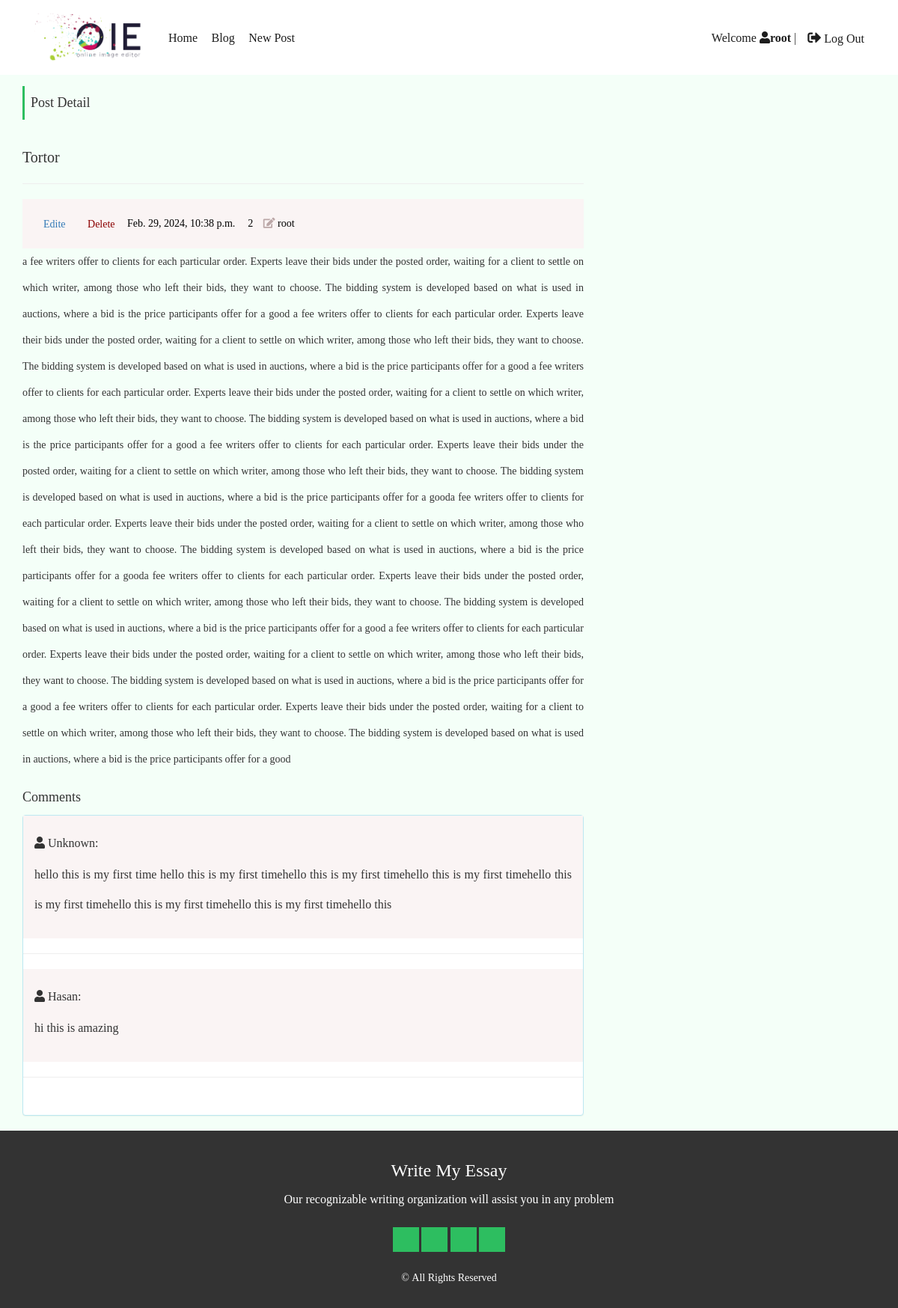
Page /blog/1/ (signed in) on the committed database.
### blog/models.py (models this page shows, shortened)
class BaseModel(models.Model):
    created_at = models.DateTimeField(auto_now_add=True)
    updated_at = models.DateTimeField(auto_now=True)
    class Meta:
        abstract = True

class Post(BaseModel):
    class Meta:
        verbose_name_plural = 'Posts'
    STATUS_CHOICES = (
        ('pub', 'Published'),
        ('drf', 'Draft')
    )
    title = models.CharField(max_length=100)
    text = models.TextField()
    author = models.ForeignKey(User, on_delete=models.CASCADE, )
    status = models.CharField(choices=STATUS_CHOICES, max_length=3, default='pub')

class Comment(BaseModel):
    class Meta:
        verbose_name_plural = 'Comments'
    name = models.CharField(max_length=30 , default='Unknown')
    email = models.EmailField()
    content = models.TextField(max_length=200)
    post = models.ForeignKey(Post,on_delete=models.CASCADE,related_name='comments')

### blog/views.py (the view)
# urls.py: path('<int:pk>/', views.post_detail, name='post_detail'),
def post_detail(request, pk):
    post = get_object_or_404(Post, pk=pk)
    comments = Comment.objects.filter(post=pk).count()
    context = {
        'post': post,
        'cm': comments,
    }
    return render(request, 'blog/post_detail.html', context)

### blog/templates/blog/post_detail.html (shortened to what this page needs)
{% extends '_base.html' %}
{% load static %}
{% block content %}
    <div class="single-body">
        <div class="container">
            <div class="title"><span>Post Detail</span></div>
            <div class="row">
                <div class="col-md-8">
                    <h2>{{ post.title }}</h2>
                    <hr>
                    <div class="blog-box" style="padding:0;">
                        <div class="article-box">
                            <div class="a-meta">
                                <a href="{% url 'post_update' post.id %}" class="btn">Edite</a>
                                <a href="{% url 'post_delete' post.id %}" class="btn" style="color:darkred">Delete</a>
                                <span>{{ post.updated_at }}</span>
                                <span>&nbsp;{{ cm }}</span>
                                <span><i class="fa fa-edit"></i>&nbsp;{{ post.author }}</span>
                            </div>
                        </div>
                    </div>
                    <p>{{ post.text }}</p>
                    <h3>Comments</h3>
                    <div class="pb-cmnt-container">
                        <div class="panel panel-info">
                            {% for c in post.comments.all %}
                                <div class="blog-box" style="padding:0;">
                                    <div class="article-box">
                                        <div class="a-meta">
                                            <h4><i class="fa fa-user"></i>&nbsp;{{ c.name }}:</h4>
                                            <p style="font-size:16px">{{ c.content }}</p>
                                        </div>
                                    </div>
                                </div>
                                <hr>
                            {% endfor %}
                            <div class="panel-body">
                            </div>
                        </div>
                    </div>
                </div>
                <div class="col-md-4">
                </div>
            </div>
        </div>
    </div>
{% endblock content %}

### templates/_base.html (shortened to what this page needs)
{% load static %}
<!doctype html>
<html>
<head>
    <link rel="stylesheet" href="{% static 'css/blog/bootstrap.css' %}">
 <link rel="stylesheet" href="https://cdnjs.cloudflare.com/ajax/libs/font-awesome/5.15.4/css/all.min.css">
    <link rel="stylesheet" href="{% static 'css/blog/style.css' %}">
</head>
<body>
<header>
    <div class="top-menu">
        <div class="container">
            <div class="row">
                <div class="col-md-2 text-left">
                    <div class="logo">
                        <img src="{% static 'img/blog/logo.png' %}" alt="">
                    </div>
                </div>
                <div class="col-md-10">
                    <div class="main-menu">
                        <ul>
                            <li><a href="{% url 'home' %}">Home</a></li>
                            <li><a href="{% url 'posts_list' %}">Blog</a></li>
                            <li><a href="{% url 'post_create' %}">New Post</a></li>
                            {% if user.is_authenticated %}
                                <li class="my_li"><a>
                                <form action="{% url 'logout' %}" method="post" >
                                    <button class='btn_sub' type="submit"  ><i class="fa fa-sign-out-alt" style="font-size:18px;margin-top:1px; "></i> Log Out</button>
                                </form></a>    </li>
                                <li class="my_li"><a> Welcome <i class="fa fa-user" >{{ user.username }}</i></a>  |</li>
                             {% else %}
                                <li  class="fa fa-sign-in-alt my_li"><a href="{% url 'login' %}" >login</a></li>
                                <li  class="fa fa-sign-in-alt my_li"><a href="{% url 'signup' %}" >Sign UP</a>  |</li>
                            {% endif %}
                        </ul>
                    </div>
                </div>
            </div>
        </div>
    </div>
</header>
{% block content %}
{% endblock %}
<footer>
    <div class="footer text-center">
        <div class="container">
            <div class="row">
                <div class="col-md-12">
                    <div class="footer-desc">
                        <h3>Write My Essay</h3>
                        <p>Our recognizable writing organization will assist you in any problem</p>
                    </div>
                    <div class="footer-social">
                        <ul>
                            <li><a href="#"><i class="fa fa-facebook"></i></a></li>
                            <li><a href="#"><i class="fa fa-twitter"></i></a></li>
                            <li><a href="#"><i class="fa fa-instagram"></i></a></li>
                            <li><a href="#"><i class="fa fa-linkedin"></i></a></li>
                        </ul>
                    </div>
                    <div class="footer-copy-r">
                        <p>&copy;&nbsp;All Rights Reserved</p>
                        <br>
                    </div>
                </div>
            </div>
        </div>
    </div>
</footer>
</body>
</html>

### static/css/blog/style.css (style rules this page uses)
* { font-family: farabin; font-weight: 300; box-sizing: border-box; padding: 0; margin: 0; }
html { overflow-x: hidden !important; }
body { font-family:farabin; direction: ltr; overflow-x: hidden !important; margin: 0; padding: 0; background-color: rgb(244, 255, 248); }
ol,ul { margin: 0; padding: 0; }
li { list-style: none; }
a,a:hover,a:focus { text-decoration: none; }
a,a:hover,a:focus,figure,figure:hover,figcaption,i,i:hover,img,i { text-decoration: none; transition: all 0.3s; -webkit-transition: all 0.3s; -moz-transition: all 0.3s; -o-transition: all 0.3s; }
img { max-width: 100%; margin: 0 auto; }
h2, .h2 { font-size: 20px !important; line-height: 1.5; font-family:'farabin',tahoma; }
h3, .h3 { font-size: 18px !important; line-height: 1.5; font-family:'farabin',tahoma; }
h4, .h4 { font-size: 16px !important; line-height: 1.5; font-family:'farabin',tahoma; }
button,a,i,li:focus { outline: 0; }
.title { text-align: left; padding: 15px 0; }
.title span { display: inline-block; font-size: 18px; border-left: 3px solid #2dbe60; padding-left: 8px; }
.top-menu { width: 100%; background-color: #fff; height: 100px; }
.top-menu .main-menu ul li { display: inline-block; margin-right: 15px; }
.top-menu .main-menu ul li a { padding: 40px 0; display: inline-block; color: #1d1d1d; font-size: 16px; }
.top-menu .logo { text-align:center; margin-top: 18px; }
.top-menu .logo img { display: table; margin: 0 auto; }
.blog-box { padding: 50px 0; background-color: #faf4f4; }
.blog-box .article-box { width: 100%; }
.blog-box .article-box .a-meta { padding: 15px; }
.blog-box .article-box .a-meta span { display: inline-block; margin-right: 10px; color: #000; }
.blog-box .article-box .a-meta span i { color: #bba7a7; }
.footer { color: #fff; background: #333; padding-top: 15px; }
.footer .footer-desc h3 { font-size: 24px !important; }
.footer .footer-desc p { font-size: 16px; }
.footer .footer-social { margin: 25px 0; }
.footer .footer-social ul li { display: inline-block; }
.footer .footer-social ul li a { display: inline-block; width: 35px; height: 33px; line-height: 33px; font-size: 25px; background-color: #2dbe60; color: #fff; transition: none; }
.single-body { line-height: 2.5; text-align: justify; }
.my_li { font-size: 16px; float: right; }
.btn_sub { background: none; color: inherit; border: none; padding: 0; font: inherit; cursor: pointer; outline: inherit; }

### rows in the picture
Post: title "Tortor", updated_at "Feb. 29, 2024, 10:38 p.m.", author "root", text "a fee writers offer to clients for each particular order. Experts leave their bids under the posted order, waiting for a client to settle on which writer, among those who left their bids, they want to choose. The bidding system is developed based on what is used in auctions, where a bid is the price participants offer for a good a fee writers offer to clients for each particular order. Experts leave their bids under the posted order, waiting for a client to settle on which writer, among those who left their bids, they want to choose. The bidding system is developed based on what is used in auctions, where a bid is the price participants offer for a good a fee writers offer to clients for…"
Comment: name "Unknown", content "hello this is my first time hello this is my first timehello this is my first timehello this is my first timehello this is my first timehello this is my first timehello this is my first timehello this"
Comment: name "Hasan", content "hi this is amazing"

### other values in the picture
{{ user.username }} "root"
{{ cm }} "2"
